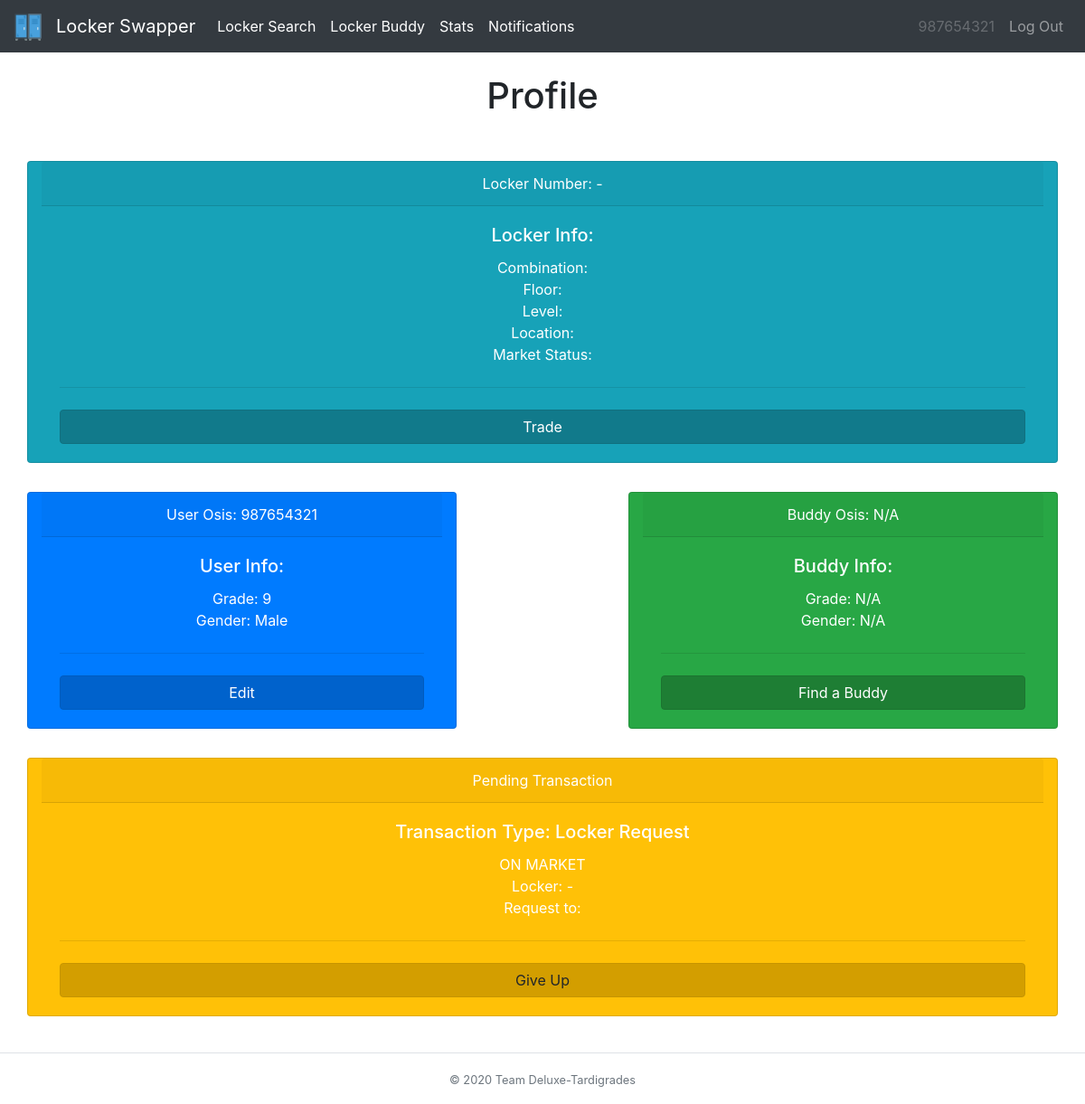
The page /home (signed in) on the database its author committed.
### tables this page shows
CREATE TABLE user_tbl (osis INT, password TEXT, locker INT, grade INT, buddy INT, survey TEXT, gender TEXT);

CREATE TABLE transaction_tbl (locker INT, recipient INT, sender INT, status INT, request TEXT, floor INT);

### __init__.py (the view)
@app.route("/home")
@login_required
def profile():
    userInfo = db_manager.getUserInfo(session['osis'])
    buddy = ["N/A","N/A","N/A","N/A","N/A","N/A","N/A","N/A"]
    if userInfo[4] != "":
        buddy = db_manager.getUserInfo(userInfo[4])
    locker = db_manager.getLockerInfo(userInfo[2], session['osis'])
    transactions=db_manager.getTransactionInfo(session['osis'])
    changed=db_manager.ifDissolve(session["osis"])
    return render_template("home.html", heading="Profile", userInfo=userInfo, buddy=buddy, locker=locker, transactions=transactions , user=session['osis'], changed=changed)

### __init__.py (called while the page is built)
def login_required(f):
    @wraps(f)
    def dec(*args, **kwargs):
        if 'osis' in session:
            return f(*args, **kwargs)
        flash('You must be logged in to view this page!', 'danger')
        return redirect('/')
    return dec

### db_builder.py (called while the page is built)
def execmany(cmd, inputs):
    db = sqlite3.connect(DB_FILE)
    c = db.cursor()
    output = c.execute(cmd, inputs)
    db.commit()
    return output

### db_manager.py (called while the page is built)
def getUserInfo(osis):
    q = "SELECT * from user_tbl WHERE osis=?"
    inputs = (osis,)
    data = execmany(q, inputs).fetchone()
    info = [data[0],data[1],data[2],data[3],data[4],data[5],data[6]]
    return info

def getLockerInfo(locker,osis):
    q = "SELECT * from locker_tbl WHERE locker=? AND owner = ?"
    inputs = (locker,osis)
    data = execmany(q, inputs).fetchone()
    info=[]
    if data is not None:
        for value in data:
            info.append(value)
    return info

def getTransactionInfo(osis):
    q = "SELECT * from transaction_tbl WHERE sender=?"
    inputs = (osis,)
    data = execmany(q, inputs).fetchall()
    info = []
    if(data is None):
        return info
    for value in data:
        if len(value)>0 and value[3] == 1:
            info.append([value[0],value[1],value[2],value[3],value[4],value[5]])
    return info

def ifDissolve(user):
    q = "SELECT * FROM transaction_tbl WHERE (recipient=? OR sender=?) AND status = ? AND request = ?"
    inputs=(user,user,1,"D")
    data=execmany(q,inputs).fetchall()
    if len(data)!=0:
        return True
    return False

### templates/home.html (shortened to what this page needs)
{% extends "base.html" %}
{% block body %}
<div class="row">
  <div class="col-sm-12 col-md-12 col-lg-12 mx-auto">
    <div class="row">
      <div class="card text-white text-center bg-info my-3 col-md-12">
        <div class="card-header">Locker Number: {{locker[3]}}-{{locker[0]}}</div>
        <div class="card-body">
          <h5 class="card-title">Locker Info:</h5>
          <p class="card-text">Combination: {{locker[2]}} <br> Floor: {{locker[3]}} <br> Level: {{locker[4]}} <br> Location: {{locker[5]}} <br> Market Status: {{locker[6]}}</p>
          <hr class="my-4">
          <form action="/market" method="post">
            <button type="submit" class="btn btn-info btn-block active">Trade</button>
          </form>
        </div>
      </div>
    </div>
    <div class="row">
      <div class="card text-white text-center bg-primary my-3 col-md-5">
        <div class="card-header">User Osis: {{userInfo[0]}}</div>
        <div class="card-body">
          <h5 class="card-title">User Info:</h5>
          <p class="card-text">Grade: {{userInfo[3]}} <br> Gender: {{userInfo[6]}}</p>
          <hr class="my-4">
          <form action="/editprof">
            <button type="submit" class="btn btn-primary btn-block active">Edit</button>
          </form>
        </div>
      </div>
      <div class="col-md-2">
      </div>
      <div class="card text-white text-center bg-success my-3 col-md-5">
        <div class="card-header">Buddy Osis: {{buddy[0]}}</div>
        <div class="card-body">
          <h5 class="card-title">Buddy Info:</h5>
          <p class="card-text">Grade: {{buddy[3]}} <br> Gender: {{buddy[6]}}</p>
          <hr class="my-4">
         {% if buddy[0] == "N/A" %}
         <form action="/survey">
           <button type="submit" class="btn btn-success btn-block active">Find a Buddy</button>
         </form>
        {% endif %}
        </div>
      </div>
      </div>
    {% for item in transactions%}
    <form action="/giveup" method="post">
    <div class="row">
      <div class="card text-white text-center bg-warning my-3 col-md-12">
        <div class="card-header">Pending Transaction</div>
        <div class="card-body">
          <h5 class="card-title">Transaction Type: {% if item[4]=="B" %} Buddy Request {% endif %} {% if item[4]=="L" %} Locker Request {% endif %} {% if item[4]=="D" %} Change Buddy Request {% endif %}</h5>
          <p class="card-text">{% if item[1] == '' %} ON MARKET <br>{% endif %}Locker: {{item[5]}}-{{item[0]}}<br>Request to: {{item[1]}} <br> </p>
          <hr class="my-4">
          <form action="/survey">
            <button type="submit" class="btn btn-warning btn-block active" name="return" value="home">Give Up</button>
          </form>
        </div>
      </div>
    </div>
    </form>
    {% endfor %}
  </div>
</div>
{% endblock %}

### rows shown on the page
user_tbl: osis "987654321", grade "9", gender "Male"
transaction_tbl: request "Locker Request", recipient "ON MARKET"

### other values the page prints
{{ user }} "987654321"
{{ heading }} "Profile"
{{ buddy[0] }} "N/A"
{{ buddy[3] }} "N/A"
{{ buddy[6] }} "N/A"
